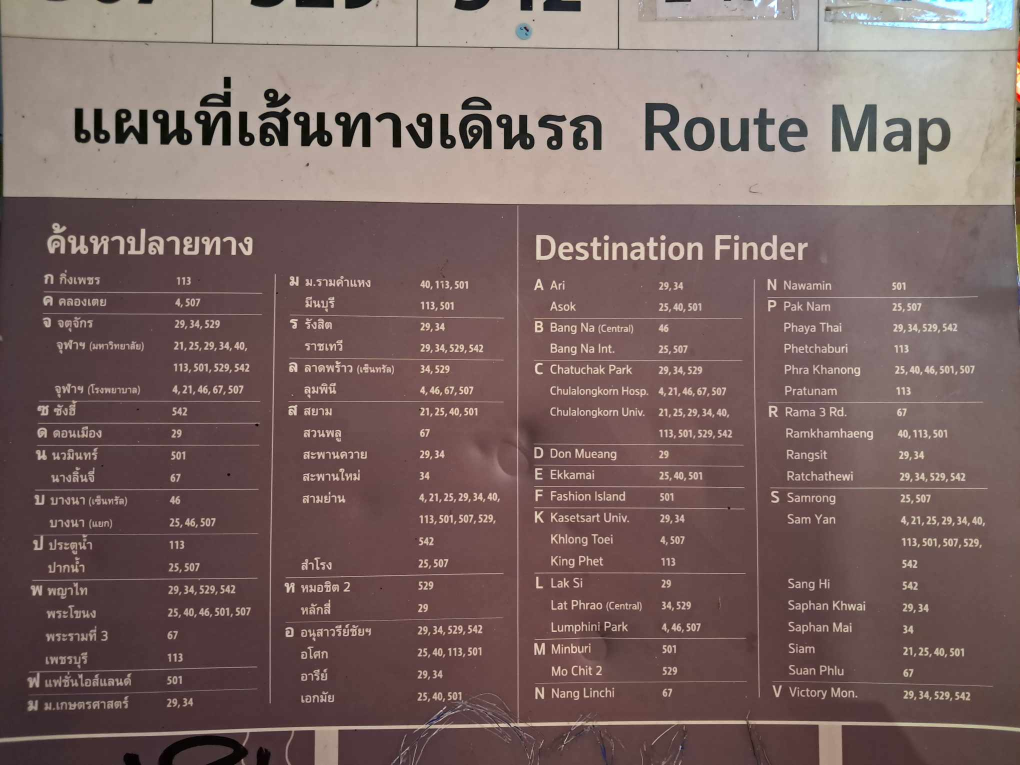
#> input picture tests/thai_osm_00/img/img.jpg, 2040 x 1530 px, found by its file name (shown at 1/2 size)
$ python 00_img.py
#> lines starting #> are read from the running program, lines starting #| are printed output that depends on the picture; after the words box and inside, x2 and y2 are one past the last pixel; in counts of white or black regions, pixels touching at a corner belong together
### utility/save.py
import os
from pathlib import Path

from utility.handle import get_options, index_name


def get_relative_folder(path:str):
    i = 0
    while_loop = True
    parent = []
    while i < len(path) and while_loop == True:
        if path[i] not in [".", "..", "..."]:
            while_loop = False
        else:
            parent.append(os.pardir)
            i += 1
    if i < len(Path(__file__).parents):
        if len(path) >= 1:
            return os.path.join(
                os.path.abspath(os.path.join(os.getcwd(), *parent)),
                os.path.join(*path[i:])
            )
        return None
    else:
        ValueError("Path is invalid.")

def handle_valid_file_format(
    name:str,
    format_options:list[str]|None = None,
    warn_save:str = ""
    ):
    second = ""
    if len(name.split(".")) >= 2:
        second = name.split(".")[1]
    if format_options != None:
        second = get_options(
            input = second,
            input_options=format_options,
            message=warn_save)
    if second != "":
        return name.split(".")[0] + "." + second
    return name.split(".")[0]

def get_valid_path(
    path:str,
    abs_path:bool = False,
    # format_options and warn_save are used for forcing user to open and save image file
    # in valid format but we don't sure what files that PIL library support.
    format_options:list[str]|None = None,
    warn_save:str = ""):
    # https://stackoverflow.com/questions/41586429/
    # opencv-saving-images-to-a-particular-folder-of-choice
    # https://stackoverflow.com/questions/27844088/
    # python-get-directory-two-levels-up
    # https://stackoverflow.com/questions/14826888/
    # python-os-path-join-on-a-list
    name = handle_valid_file_format(
        name=path.split("/")[-1],
        format_options=format_options,
        warn_save=warn_save)
    path = path.split("/")[:-1]
    if abs_path == True:
        path = os.path.join(*path)
        return os.path.join("/",path, name)
    else:
        path = get_relative_folder(path)
        if path != None:
            return os.path.join(
                path,
                name
            )
        return name

# [11 lines left out: function get_valid_ith_path, not called in this run]

def create_dir(path:str):
    parent = os.path.join("/",*path.split("/")[:-1])
    if not os.path.exists(path=parent):
        os.makedirs(name=parent)

# [27 lines left out: functions create_text_dir, path_status, not called in this run]

### img_process_class/img_process_gray.py
from typing import Self
import cv2
import numpy as np
from img_process.blur import bilateral_blur, gauss_blur, mean_blur
from img_process.contour import contour_img
from img_process.kernel_2d import sharp_kernel_2d
from img_process.morphology import (
    canny,
    dilate,
    erode,
    opening,
    remove_noise,
    thick_font,
    thin_font
)
from img_process.threshold import threshold, threshold_adapt
from img_process.utility import gray_img, invert_img, rgb_img
from img_process_class.img_process import img_process
from utility.save import get_valid_path


class img_process_gray(img_process):
    def __init__(
            self,
            img: Self | np.ndarray | str,
            abs_path:bool = False):
        if type(img) == Self:
            self.img:np.ndarray = img.img
        elif type(img) == str:
            self.img:np.ndarray = cv2.imread(
                filename=get_valid_path(path=img, abs_path=abs_path)
            )
#> self.img is the input picture: shape (1530, 2040, 3); mean B, G, R 99.4, 102.1, 123.3
            if self.img is None:
                raise ValueError(f"Error: The file at path '{img}' could not be loaded.")
            self.img:np.ndarray = cv2.cvtColor(src=self.img, code=cv2.COLOR_RGB2GRAY)
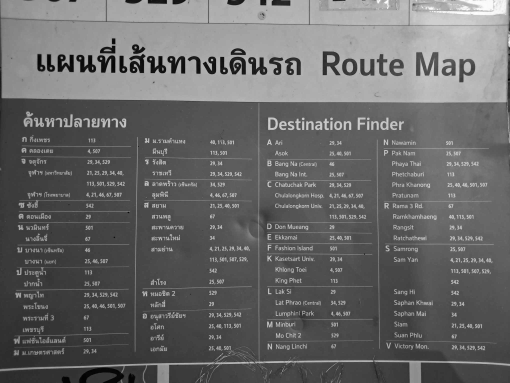
#> self.img: shape (1530, 2040) (shown at 1/4 size); min 0, max 255, mean 103.8
        elif type(img) == np.ndarray:
            self.img:np.ndarray = gray_img(img = img)
        else:
            raise TypeError("Error: Input must be an instance of 'img_process_gray', a NumPy array, or a file path.")

    ########################################################################################################################################################
    # img_process/morphology.py

    def remove_noice(self) -> None:
        self.img = remove_noise(img=self.img)

    def thin_font(self) -> None:
        self.img = thin_font(img=self.img)

    def thick_font(self) -> None:
        self.img = thick_font(img=self.img)

    # Increase the line width of the image
    def dilate(self, kernel: np.ndarray = np.ones(shape=(5, 5), dtype= np.uint8)) -> None:
        self.img = dilate(img=self.img, kernel= kernel)

    # Decrease the line width of the image
    def erode(self, kernel: np.ndarray = np.ones(shape=(5, 5), dtype=np.uint8)) -> None:
        self.img = erode(img=self.img, kernel=kernel)

    # erosion followed by dilation
    def opening(self, kernel: np.ndarray = np.ones(shape=(5, 5), dtype=np.uint8)) -> None:
        self.img = opening(img=self.img, kernel=kernel)

    # thin edge
    def canny(self, low_thresh: int = 100, high_thresh: int = 200) -> None:
        self.img = canny(img=self.img, low_thresh=low_thresh, high_thresh=high_thresh)

    # Blur the image for getting the format of the text
    # [12 lines left out: function contour_img, not called in this run]

    ########################################################################################################################################################
    # img_process/threshold.py
    # Both threshold and threshold_adapt are used for making the clear distinction
    # between background and text in output image.

    def threshold(
        self,
        method: int = cv2.THRESH_BINARY + cv2.THRESH_OTSU,
        thresh_px: int = 0,
        maxval: int = 255,
    ) -> None:
        transformation = threshold(method=method, thresh_px=thresh_px, maxval=maxval)
        self.img = transformation.edit(img=self.img)


    # [22 lines left out: functions threshold_adapt, sharp_filter2d, not called in this run]

    ########################################################################################################################################################
    # img_process/blur.py

    def mean_blur(self, w: int = 15, h:int = 15, scalar: None | int = None) -> None:
        self.img = mean_blur(img=self.img, w=w,h=h, scalar=scalar)

    def gauss_blur(self, ksize_w: int = 15, ksize_h:int = 15) -> None:
        self.img = gauss_blur(img=self.img, ksize_w=ksize_w,ksize_h=ksize_h)

    def bilateral_blur(self, ksize: int = 15, effect: int = 75) -> None:
        self.img = bilateral_blur(img=self.img, ksize=ksize, effect=effect)

    ########################################################################################################################################################
    # img_process/utility.py

    # Make the black area of the image become white and vice versa
    def invert_img(self) -> None:
        self.img = invert_img(img=self.img)

    ########################################################################################################################################################
    def get_gray_img(self):
        return self.img

    def get_rgb_img(self):
        return rgb_img(img = self.img)

### img_process/zoom.py
import cv2
import numpy as np
from img_process.utility import get_size

# https://github.com/wjbmattingly/ocr_python_textbook/blob/main/02_02_working%20with%20opencv.ipynb

# [9 lines left out: function remove_borders, not called in this run]

def zoom(img: np.ndarray, scale: int = 1) -> np.ndarray:
    # https://stackoverflow.com/questions/69050464/zoom-into-image-with-opencv
    # scale < 1 implies Zoom out
    # scale > 1 implies Zoom in
#> called with scale = 1
    rotation_matrix = cv2.getRotationMatrix2D(
        center=(img.shape[1] / 2, img.shape[0] / 2), angle=0, scale=abs(scale)
    )
    result = cv2.warpAffine(
        src=img, M=rotation_matrix, dsize=img.shape[1::-1], flags=cv2.INTER_LINEAR
    )
    return result


# [25 lines left out: functions create_borders, crop, not called in this run]

### img_process/rotate.py
from img_process.contour import contour_img
import numpy as np
import cv2
from img_process.warning import warn_sort_general_contours
from utility.handle import get_options

#-----------------------------------------------------------------------------------------

# Get the array of rectangles that indicate the boundary of text in img image.
# It is recommended to transform the input image using contour_img before use this function.
def get_general_contours(img: np.ndarray) -> tuple:
    contours, hierarchy = cv2.findContours(
        image=img,
        mode=cv2.RETR_LIST,
        method=cv2.CHAIN_APPROX_SIMPLE
    )
    return contours

#-----------------------------------------------------------------------------------------

def sort_general_contours(
    contour: list | tuple, reverse: bool = False, method: int = 4
) -> list:
    method = get_options(
        input=method,
        input_options=(4, 0, 1, 2, 3),
        message=warn_sort_general_contours()
    )
    if method in [0, 1, 2, 3]:
        return sorted(
            contour,
            key=lambda x: cv2.boundingRect(array=x)[method],
            reverse=reverse,
        )
    return sorted(
        contour,
        key=lambda x: cv2.contourArea(contour=x),
        reverse=reverse,
    )

#-----------------------------------------------------------------------------------------

def get_skew_angle(img: np.ndarray) -> int:
    # https://github.com/wjbmattingly/ocr_python_textbook/blob/main/02_02_working%20with%20opencv.ipynb
    # https://becominghuman.ai/how-to-automatically-deskew-straighten-a-text-image-using-opencv-a0c30aed83df

    #####################################################################################################################

    # 1.st Step
    # Convert image to gray image and blur the image to rease noise in the image.

    # 2.nd Step
    # Then find the area with text
    # With a larger kernel on X axis to get rid of all spaces between words,
    # and a smaller kernel on Y axis to blend in lines of one block between each other,
    # but keep larger spaces between text blocks intact. (in the original state or similar to that state)
    # text becomes white (255,255,255), and background is black (0,0,0)

    if len(img.shape) == 3:
        img = cv2.cvtColor(src = img, code = cv2.COLOR_BGR2GRAY)
    img = contour_img(img = img)

    #####################################################################################################################

    # 3.rd Find text blocks (contour detect white area)

    # 4.th There can be various approaches to determine skew angle,
    # but we’ll stick to the simple one — take the largest text block and use its angle.
    largest_contour = sort_general_contours(contour = get_general_contours(img = img))[-1]

    #####################################################################################################################

    # 5.th calculating angle.
    # The angle value always lies between [-90,0).
    # https://theailearner.com/tag/cv2-minarearect/

    min_area_rect = cv2.minAreaRect(points = largest_contour)
    angle = min_area_rect[-1]
    if angle < -45:
        angle = 90 + angle
    if angle > 45:
        angle = angle - 90

    return angle

#-----------------------------------------------------------------------------------------

def rotate(img: np.ndarray, angle: int | None = None) -> np.ndarray:
    (h, w) = img.shape[:2]
    center = (w // 2, h // 2)
    if not isinstance(angle, (int, float)):
        angle = get_skew_angle(img = img)
    rotation_matrix = cv2.getRotationMatrix2D(center=center, angle=angle, scale=1.0)
    return cv2.warpAffine(
        src=img,
        M=rotation_matrix,
        dsize=(w, h),
        flags=cv2.INTER_CUBIC,
        borderMode=cv2.BORDER_REPLICATE,
    )

#-----------------------------------------------------------------------------------------

### img_process/contour.py
import cv2
import numpy as np
from img_process.utility import get_ksize
from img_process.warning import warn_sort_contours
from utility.handle import get_options
from img_process.threshold import threshold
from img_process.utility import get_rgb, check_img, set_px

#-----------------------------------------------------------------------------------------

'''
What is contour in image processing ?

Contours can be explained simply as a curve joining all the continuous points
(along the boundary), having same color or intensity. The contours are a useful tool for
dealing with image with columns of text e.g. bill, table of contents page etc. in the
context of OCR.

Reference
-   https://youtu.be/9FCw1xo_s0I?si=nkbaYLAZCLCSGUe5
-   https://docs.opencv.org/3.4/d4/d73/tutorial_py_contours_begin.html
'''

#-----------------------------------------------------------------------------------------

# Get the array of rectangles that indicate the boundary of text in img image.
# It is recommended to transform the input image using contour_img before use this function.
# [10 lines left out: function get_contours, not called in this run]

#-----------------------------------------------------------------------------------------

# Blur the image for getting the format of the text
def contour_img(
    img: np.ndarray,
    thresh_px: int = 0,
    kernel: np.ndarray = np.ones(shape=(2, 30)),
    ksize: int = 9,
) -> np.ndarray:
    # 1. Blur the image.
#> called with thresh_px = 0, kernel = array of shape (2, 30), ksize = 9
    ksize = get_ksize(n=ksize)
    img = cv2.GaussianBlur(src=img, ksize=(ksize, ksize), sigmaX=0)
    # 2. Make the clear distinction between background and text in output image.
    transformation = threshold(
        method=cv2.THRESH_BINARY_INV + cv2.THRESH_OTSU,
        thresh_px=thresh_px,
        maxval=255)
    img=transformation.edit(img=img)
    # 3. Increase line width.
    img = cv2.dilate(src=img, kernel=kernel, iterations=1)
    return img

#-----------------------------------------------------------------------------------------

# Sort the get_contours(img) based on x, y, width, height and size, using this function.
'''
dilate_img = contour_img(img)
contours = get_contours(dilate_img)
sort_by_area = sort_contour(contours, 4)
'''
# [19 lines left out: function sort_contours, not called in this run]

#-----------------------------------------------------------------------------------------

# draw a rectangle in the img image.
# This function can also draw rectangle based on contour like this
# Note that : rgb == None means no color.
'''
dilate_img = contour_img(img)
contours = get_contours(dilate_img)
x, y, w, h = cv2.boundingRect(contours[0])
draw_img = rectangle(img=img, rgb=rgb,x=x, y=y, w=w, h=h)
'''
# [12 lines left out: function rectangle, not called in this run]

def line(img:np.ndarray, rgb:list[int]|int|None, x_00:int, y_00:int, x_01:int, y_01:int):
    return cv2.line(img=img, pt1 = (x_00, y_00), pt2 = (x_01, y_01), color=rgb, thickness=3)

#-----------------------------------------------------------------------------------------

def get_box_area(b:list[int]):
    return (b[0] + b[2]) * (b[1] + b[3])

### img_process/threshold.py
import cv2
import numpy as np
from img_process.utility import set_px, get_ksize, gray_img
from img_process.warning import warn_thresh
from utility.handle import get_options

class threshold:
    def __init__(
        self,
        method: int = cv2.THRESH_BINARY + cv2.THRESH_OTSU,
        thresh_px: int = 0,
        maxval: int = 255,
    ):
        self.method = method
        self.thresh_px = set_px(n=thresh_px)
        self.maxval = set_px(n=maxval)

    def edit(self, img: np.ndarray) -> np.ndarray:
        img = gray_img(img = img)
        return cv2.threshold(
            src=img, thresh=self.thresh_px, maxval=self.maxval, type=self.method
        )[1]
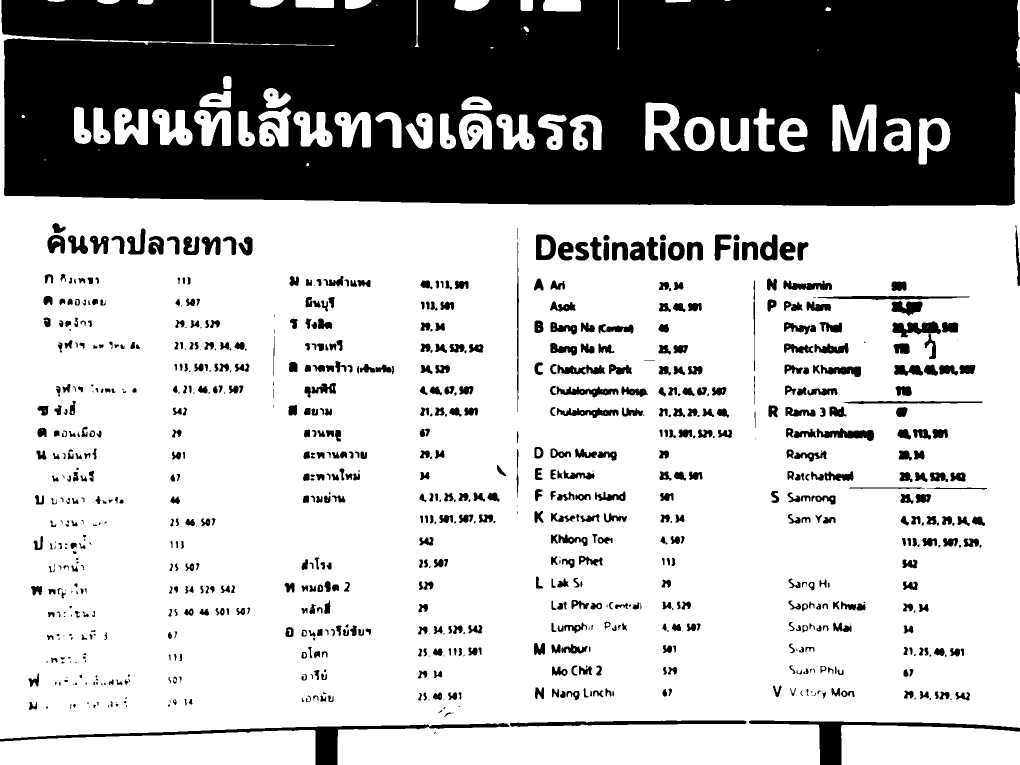
#> returned value: shape (1530, 2040) (shown at 1/2 size); 70.9% white; 913 black regions (168 under 20 px), largest, box (x1, y1, x2, y2) and area: (7, 0, 2040, 413) 701465, (3, 0, 423, 85) 32624, (0, 1446, 1019, 1530) 9335

    def help() -> None:
        print(warn_thresh())


class threshold_adapt:
    # [28 lines left out: functions __init__, edit, not called in this run]

    def help() -> None:
        print(warn_thresh())

### img_process/utility.py
import cv2
import numpy as np

from img_process.warning import warn_valid_img

# Make the black area of the image become white and vice versa
def invert_img(img: np.ndarray) -> np.ndarray:
    return cv2.bitwise_not(src=img)

def get_ksize(n: int) -> int:
    n = int(n)
    if n < 3:
        return 3
    else:
        if n % 2 == 1:
            return n
        else:
            return n + 1

def set_px(n: int) -> int:
    if n < 0:
        return 0
    elif n > 255:
        return 255
    else:
        return n

# [12 lines left out: function get_size, not called in this run]

def gray_img(img: np.ndarray) -> np.ndarray:
    if len(img.shape) == 3:
        return cv2.cvtColor(src=img, code=cv2.COLOR_RGB2GRAY)
    elif len(img.shape) == 2:
        return np.copy(img)
    else:
        raise ValueError(warn_valid_img())

# [26 lines left out: functions rgb_img, check_img, get_rgb, not called in this run]

"""
Reference
1. Tesseract OCR Tutorial
* https://nanonets.com/blog/ocr-with-tesseract/
2. How to Open an Image in Python with PIL
* https://youtu.be/UxYJxcdLrs0?si=biuELY46TWTwhqvX

"""

### img_process/warning.py
#------------------------------------------------------------------------
# contours.py

# [66 lines left out: functions warn_sort_contours, warn_kernel_2d, not called in this run]

#------------------------------------------------------------------------
# rotate.py

def warn_sort_general_contours():
    return """
-------------------------------------------------------------------------------------------
img_process/rotate.py/def sort_general_contours

def sort_general_contours(
    contour: list | tuple,
    reverse: bool = False,
    method: int = 4
) -> list:
# This function sort the `contour` list or tuple, based on `method` option.

available `method` options
-   0 = x
-   1 = y
-   2 = width
-   3 = height
-   4 = size
-------------------------------------------------------------------------------------------
    """

#------------------------------------------------------------------------
# threshold.py

# [80 lines left out: function warn_thresh, not called in this run]

#------------------------------------------------------------------------
# utility.py

def warn_valid_img():
    return "Error: Invalid NumPy array. len(img.shape) must be 2 or 3."

#------------------------------------------------------------------------
# show.py

# [24 lines left out: function warn_save_img, not called in this run]

### img_process_class/img_process.py
import numpy as np

from img_process.rotate import rotate
from img_process.show import save_img, show_img
from img_process.zoom import create_borders, crop, remove_borders, zoom


class img_process:
    def __init__(self, img: any):
        self.img:any = img
    ########################################################################################################################################################
    # read img
    # img_process/show.py

    def show_img(self, title: str = "img_out") -> None:
        show_img(img=self.img, title=title)

    def save_img(
        self,
        path:str = "img/img_out.jpg",
        abs_path:bool = False
    ) -> None:
        save_img(
            img=self.img,
            path=path,
            abs_path=abs_path)

    # [4 lines left out: function shape, not called in this run]

    ########################################################################################################################################################
    # edit img
    # img_process/(zoom.py, rotate.py)

    def zoom(self, scale: int = 1) -> None:
        self.img = zoom(img=self.img, scale=scale)

    def remove_borders(self) -> None:
        self.img = remove_borders(img=self.img)

    # [8 lines left out: function crop, not called in this run]

    def create_borders(self, size: int = 50) -> None:
        self.img = create_borders(img=self.img, size=size)

    def rotate(self, angle: int | None = None) -> None:
        self.img = rotate(img=self.img, angle=angle)
#> in get_general_contours, `contours, hierarchy = cv2.findContours( image=img, mode=cv2.RETR_LIST,..`: contours = 107 contours, 37 with area under 20; largest, box (x1, y1, x2, y2) and area: (0, 0, 2040, 1530) 2235343, (134, 176, 1219, 302) 78936, (0, 1460, 646, 1530) 38380, (1668, 1450, 2040, 1530) 27914, (1276, 205, 1630, 305) 26161
#> (the rest of the program and of its run is left out)
